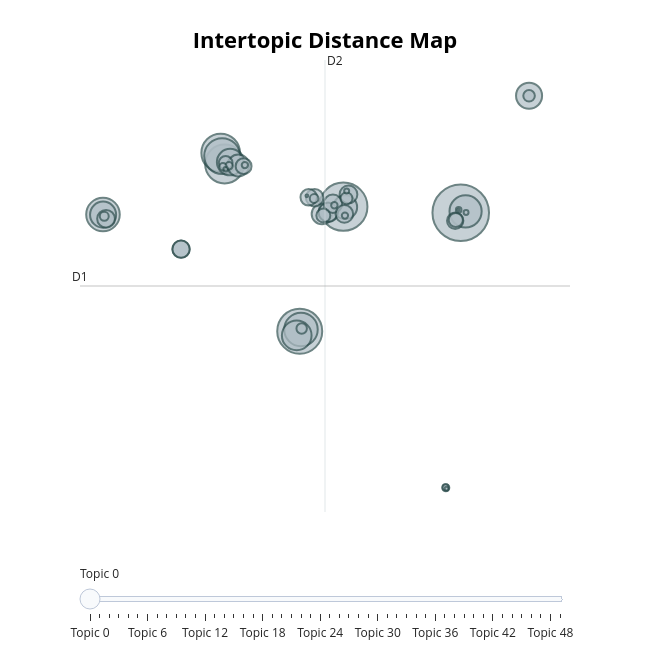

Write notebook code for a chart like this one.
### Code cell
topic_model_KMean = TopicModelEvaluatorBERTopic(settings.BERTOPIC_CONFIG_KMeans)
topics_KMean, probs_hdbscan = topic_model_KMean.evaluate(docs)
#topic_model_KMeans.get_topic_info()
#topic_model_KMeans.get_topics().keys()
#print(diversity(print(diversity(topic_model_KMean))))
topic_model_KMean.model.visualize_topics()
#topic_model_KMeans.visualize_barchart()

### Figure 1 — Plotly figure (JSON) as saved in the notebook; plotly's stock layout.template omitted (floating-point values rounded to 4 significant figures; data arrays with more than 128 entries replaced by an {"elided": "..."} marker saying what was removed)
{"data": [{"customdata": {"elided": "50x3 mixed values"}, "hovertemplate": "<b>Topic %{customdata[0]}</b><br>%{customdata[1]}<br>Size: %{customdata[2]}", "legendgroup": "", "marker": {"color": "#B0BEC5", "line": {"color": "DarkSlateGrey", "width": 2}, "size": [15471, 11253, 9793, 7332, 7203, 6207, 5448, 5426, 5009, 4251, 3391, 3289, 3280, 2752, 2297, 2068, 1761, 1755, 1656, 1530, 1527, 1502, 1472, 1442, 1433, 1320, 1293, 1222, 971, 942, 904, 694, 646, 528, 388, 373, 275, 265, 237, 200, 193, 192, 185, 149, 122, 117, 101, 74, 38, 23], "sizemode": "area", "sizeref": 9.669, "symbol": "circle"}, "mode": "markers", "name": "", "orientation": "v", "showlegend": false, "type": "scatter", "x": [17.31, 7.373, 3.684, -2.674, -3.007, -2.884, -12.97, 3.789, 17.72, 3.429, -2.207, -12.96, 23.09, 7.532, -1.513, 5.569, 6.106, 6.08, 6.491, -12.71, 7.809, 7.459, 4.944, -6.361, -6.361, 4.446, 16.84, -1.068, 16.89, 5.681, -2.583, 7.638, 23.09, 3.848, -12.86, 4.907, -2.302, -2.816, 16.05, 6.615, 7.512, -0.9629, 16.03, 17.14, 7.656, 17.76, -2.581, 16.11, 4.287, 17.11], "xaxis": "x", "y": [7.375, 7.741, 0.1796, 10.33, 11.0, 10.81, 7.265, 0.2846, 7.457, -0.07373, 10.45, 7.257, 14.47, 7.71, 10.24, 7.301, 7.382, 7.408, 7.917, 7.006, 8.484, 7.301, 8.284, 5.161, 5.161, 8.308, 6.883, 10.2, 6.931, 7.21, 10.4, 8.243, 14.47, 0.3437, 7.157, 8.237, 10.22, 10.17, -9.322, 7.83, 7.198, 10.27, -9.301, 7.546, 8.692, 7.386, 10.01, -9.388, 8.4, 7.543], "yaxis": "y"}], "layout": {"annotations": [{"showarrow": false, "text": "D1", "x": -14.91, "y": 2.925, "yshift": 10}, {"showarrow": false, "text": "D2", "x": 5.822, "xshift": 10, "y": 16.65}], "height": 650, "hoverlabel": {"bgcolor": "white", "font": {"family": "Rockwell", "size": 16}}, "legend": {"itemsizing": "constant", "tracegroupgap": 0}, "margin": {"t": 60}, "shapes": [{"line": {"color": "#CFD8DC", "width": 2}, "type": "line", "x0": 5.822, "x1": 5.822, "y0": -10.8, "y1": 16.65}, {"line": {"color": "#9E9E9E", "width": 2}, "type": "line", "x0": -14.91, "x1": 26.56, "y0": 2.925, "y1": 2.925}], "sliders": [{"active": 0, "pad": {"t": 50}, "steps": [{"args": [{"marker.color": [["red", "#B0BEC5", "#B0BEC5", "#B0BEC5", "#B0BEC5", "#B0BEC5", "#B0BEC5", "#B0BEC5", "#B0BEC5", "#B0BEC5", "#B0BEC5", "#B0BEC5", "#B0BEC5", "#B0BEC5", "#B0BEC5", "#B0BEC5", "#B0BEC5", "#B0BEC5", "#B0BEC5", "#B0BEC5", "#B0BEC5", "#B0BEC5", "#B0BEC5", "#B0BEC5", "#B0BEC5", "#B0BEC5", "#B0BEC5", "#B0BEC5", "#B0BEC5", "#B0BEC5", "#B0BEC5", "#B0BEC5", "#B0BEC5", "#B0BEC5", "#B0BEC5", "#B0BEC5", "#B0BEC5", "#B0BEC5", "#B0BEC5", "#B0BEC5", "#B0BEC5", "#B0BEC5", "#B0BEC5", "#B0BEC5", "#B0BEC5", "#B0BEC5", "#B0BEC5", "#B0BEC5", "#B0BEC5", "#B0BEC5"]]}], "label": "Topic 0", "method": "update"}, {"args": [{"marker.color": [["#B0BEC5", "red", "#B0BEC5", "#B0BEC5", "#B0BEC5", "#B0BEC5", "#B0BEC5", "#B0BEC5", "#B0BEC5", "#B0BEC5", "#B0BEC5", "#B0BEC5", "#B0BEC5", "#B0BEC5", "#B0BEC5", "#B0BEC5", "#B0BEC5", "#B0BEC5", "#B0BEC5", "#B0BEC5", "#B0BEC5", "#B0BEC5", "#B0BEC5", "#B0BEC5", "#B0BEC5", "#B0BEC5", "#B0BEC5", "#B0BEC5", "#B0BEC5", "#B0BEC5", "#B0BEC5", "#B0BEC5", "#B0BEC5", "#B0BEC5", "#B0BEC5", "#B0BEC5", "#B0BEC5", "#B0BEC5", "#B0BEC5", "#B0BEC5", "#B0BEC5", "#B0BEC5", "#B0BEC5", "#B0BEC5", "#B0BEC5", "#B0BEC5", "#B0BEC5", "#B0BEC5", "#B0BEC5", "#B0BEC5"]]}], "label": "Topic 1", "method": "update"}, {"args": [{"marker.color": [["#B0BEC5", "#B0BEC5", "red", "#B0BEC5", "#B0BEC5", "#B0BEC5", "#B0BEC5", "#B0BEC5", "#B0BEC5", "#B0BEC5", "#B0BEC5", "#B0BEC5", "#B0BEC5", "#B0BEC5", "#B0BEC5", "#B0BEC5", "#B0BEC5", "#B0BEC5", "#B0BEC5", "#B0BEC5", "#B0BEC5", "#B0BEC5", "#B0BEC5", "#B0BEC5", "#B0BEC5", "#B0BEC5", "#B0BEC5", "#B0BEC5", "#B0BEC5", "#B0BEC5", "#B0BEC5", "#B0BEC5", "#B0BEC5", "#B0BEC5", "#B0BEC5", "#B0BEC5", "#B0BEC5", "#B0BEC5", "#B0BEC5", "#B0BEC5", "#B0BEC5", "#B0BEC5", "#B0BEC5", "#B0BEC5", "#B0BEC5", "#B0BEC5", "#B0BEC5", "#B0BEC5", "#B0BEC5", "#B0BEC5"]]}], "label": "Topic 2", "method": "update"}, {"args": [{"marker.color": [["#B0BEC5", "#B0BEC5", "#B0BEC5", "red", "#B0BEC5", "#B0BEC5", "#B0BEC5", "#B0BEC5", "#B0BEC5", "#B0BEC5", "#B0BEC5", "#B0BEC5", "#B0BEC5", "#B0BEC5", "#B0BEC5", "#B0BEC5", "#B0BEC5", "#B0BEC5", "#B0BEC5", "#B0BEC5", "#B0BEC5", "#B0BEC5", "#B0BEC5", "#B0BEC5", "#B0BEC5", "#B0BEC5", "#B0BEC5", "#B0BEC5", "#B0BEC5", "#B0BEC5", "#B0BEC5", "#B0BEC5", "#B0BEC5", "#B0BEC5", "#B0BEC5", "#B0BEC5", "#B0BEC5", "#B0BEC5", "#B0BEC5", "#B0BEC5", "#B0BEC5", "#B0BEC5", "#B0BEC5", "#B0BEC5", "#B0BEC5", "#B0BEC5", "#B0BEC5", "#B0BEC5", "#B0BEC5", "#B0BEC5"]]}], "label": "Topic 3", "method": "update"}, {"args": [{"marker.color": [["#B0BEC5", "#B0BEC5", "#B0BEC5", "#B0BEC5", "red", "#B0BEC5", "#B0BEC5", "#B0BEC5", "#B0BEC5", "#B0BEC5", "#B0BEC5", "#B0BEC5", "#B0BEC5", "#B0BEC5", "#B0BEC5", "#B0BEC5", "#B0BEC5", "#B0BEC5", "#B0BEC5", "#B0BEC5", "#B0BEC5", "#B0BEC5", "#B0BEC5", "#B0BEC5", "#B0BEC5", "#B0BEC5", "#B0BEC5", "#B0BEC5", "#B0BEC5", "#B0BEC5", "#B0BEC5", "#B0BEC5", "#B0BEC5", "#B0BEC5", "#B0BEC5", "#B0BEC5", "#B0BEC5", "#B0BEC5", "#B0BEC5", "#B0BEC5", "#B0BEC5", "#B0BEC5", "#B0BEC5", "#B0BEC5", "#B0BEC5", "#B0BEC5", "#B0BEC5", "#B0BEC5", "#B0BEC5", "#B0BEC5"]]}], "label": "Topic 4", "method": "update"}, {"args": [{"marker.color": [["#B0BEC5", "#B0BEC5", "#B0BEC5", "#B0BEC5", "#B0BEC5", "red", "#B0BEC5", "#B0BEC5", "#B0BEC5", "#B0BEC5", "#B0BEC5", "#B0BEC5", "#B0BEC5", "#B0BEC5", "#B0BEC5", "#B0BEC5", "#B0BEC5", "#B0BEC5", "#B0BEC5", "#B0BEC5", "#B0BEC5", "#B0BEC5", "#B0BEC5", "#B0BEC5", "#B0BEC5", "#B0BEC5", "#B0BEC5", "#B0BEC5", "#B0BEC5", "#B0BEC5", "#B0BEC5", "#B0BEC5", "#B0BEC5", "#B0BEC5", "#B0BEC5", "#B0BEC5", "#B0BEC5", "#B0BEC5", "#B0BEC5", "#B0BEC5", "#B0BEC5", "#B0BEC5", "#B0BEC5", "#B0BEC5", "#B0BEC5", "#B0BEC5", "#B0BEC5", "#B0BEC5", "#B0BEC5", "#B0BEC5"]]}], "label": "Topic 5", "method": "update"}, {"args": [{"marker.color": [["#B0BEC5", "#B0BEC5", "#B0BEC5", "#B0BEC5", "#B0BEC5", "#B0BEC5", "red", "#B0BEC5", "#B0BEC5", "#B0BEC5", "#B0BEC5", "#B0BEC5", "#B0BEC5", "#B0BEC5", "#B0BEC5", "#B0BEC5", "#B0BEC5", "#B0BEC5", "#B0BEC5", "#B0BEC5", "#B0BEC5", "#B0BEC5", "#B0BEC5", "#B0BEC5", "#B0BEC5", "#B0BEC5", "#B0BEC5", "#B0BEC5", "#B0BEC5", "#B0BEC5", "#B0BEC5", "#B0BEC5", "#B0BEC5", "#B0BEC5", "#B0BEC5", "#B0BEC5", "#B0BEC5", "#B0BEC5", "#B0BEC5", "#B0BEC5", "#B0BEC5", "#B0BEC5", "#B0BEC5", "#B0BEC5", "#B0BEC5", "#B0BEC5", "#B0BEC5", "#B0BEC5", "#B0BEC5", "#B0BEC5"]]}], "label": "Topic 6", "method": "update"}, {"args": [{"marker.color": [["#B0BEC5", "#B0BEC5", "#B0BEC5", "#B0BEC5", "#B0BEC5", "#B0BEC5", "#B0BEC5", "red", "#B0BEC5", "#B0BEC5", "#B0BEC5", "#B0BEC5", "#B0BEC5", "#B0BEC5", "#B0BEC5", "#B0BEC5", "#B0BEC5", "#B0BEC5", "#B0BEC5", "#B0BEC5", "#B0BEC5", "#B0BEC5", "#B0BEC5", "#B0BEC5", "#B0BEC5", "#B0BEC5", "#B0BEC5", "#B0BEC5", "#B0BEC5", "#B0BEC5", "#B0BEC5", "#B0BEC5", "#B0BEC5", "#B0BEC5", "#B0BEC5", "#B0BEC5", "#B0BEC5", "#B0BEC5", "#B0BEC5", "#B0BEC5", "#B0BEC5", "#B0BEC5", "#B0BEC5", "#B0BEC5", "#B0BEC5", "#B0BEC5", "#B0BEC5", "#B0BEC5", "#B0BEC5", "#B0BEC5"]]}], "label": "Topic 7", "method": "update"}, {"args": [{"marker.color": [["#B0BEC5", "#B0BEC5", "#B0BEC5", "#B0BEC5", "#B0BEC5", "#B0BEC5", "#B0BEC5", "#B0BEC5", "red", "#B0BEC5", "#B0BEC5", "#B0BEC5", "#B0BEC5", "#B0BEC5", "#B0BEC5", "#B0BEC5", "#B0BEC5", "#B0BEC5", "#B0BEC5", "#B0BEC5", "#B0BEC5", "#B0BEC5", "#B0BEC5", "#B0BEC5", "#B0BEC5", "#B0BEC5", "#B0BEC5", "#B0BEC5", "#B0BEC5", "#B0BEC5", "#B0BEC5", "#B0BEC5", "#B0BEC5", "#B0BEC5", "#B0BEC5", "#B0BEC5", "#B0BEC5", "#B0BEC5", "#B0BEC5", "#B0BEC5", "#B0BEC5", "#B0BEC5", "#B0BEC5", "#B0BEC5", "#B0BEC5", "#B0BEC5", "#B0BEC5", "#B0BEC5", "#B0BEC5", "#B0BEC5"]]}], "label": "Topic 8", "method": "update"}, {"args": [{"marker.color": [["#B0BEC5", "#B0BEC5", "#B0BEC5", "#B0BEC5", "#B0BEC5", "#B0BEC5", "#B0BEC5", "#B0BEC5", "#B0BEC5", "red", "#B0BEC5", "#B0BEC5", "#B0BEC5", "#B0BEC5", "#B0BEC5", "#B0BEC5", "#B0BEC5", "#B0BEC5", "#B0BEC5", "#B0BEC5", "#B0BEC5", "#B0BEC5", "#B0BEC5", "#B0BEC5", "#B0BEC5", "#B0BEC5", "#B0BEC5", "#B0BEC5", "#B0BEC5", "#B0BEC5", "#B0BEC5", "#B0BEC5", "#B0BEC5", "#B0BEC5", "#B0BEC5", "#B0BEC5", "#B0BEC5", "#B0BEC5", "#B0BEC5", "#B0BEC5", "#B0BEC5", "#B0BEC5", "#B0BEC5", "#B0BEC5", "#B0BEC5", "#B0BEC5", "#B0BEC5", "#B0BEC5", "#B0BEC5", "#B0BEC5"]]}], "label": "Topic 9", "method": "update"}, {"args": [{"marker.color": [["#B0BEC5", "#B0BEC5", "#B0BEC5", "#B0BEC5", "#B0BEC5", "#B0BEC5", "#B0BEC5", "#B0BEC5", "#B0BEC5", "#B0BEC5", "red", "#B0BEC5", "#B0BEC5", "#B0BEC5", "#B0BEC5", "#B0BEC5", "#B0BEC5", "#B0BEC5", "#B0BEC5", "#B0BEC5", "#B0BEC5", "#B0BEC5", "#B0BEC5", "#B0BEC5", "#B0BEC5", "#B0BEC5", "#B0BEC5", "#B0BEC5", "#B0BEC5", "#B0BEC5", "#B0BEC5", "#B0BEC5", "#B0BEC5", "#B0BEC5", "#B0BEC5", "#B0BEC5", "#B0BEC5", "#B0BEC5", "#B0BEC5", "#B0BEC5", "#B0BEC5", "#B0BEC5", "#B0BEC5", "#B0BEC5", "#B0BEC5", "#B0BEC5", "#B0BEC5", "#B0BEC5", "#B0BEC5", "#B0BEC5"]]}], "label": "Topic 10", "method": "update"}, {"args": [{"marker.color": [["#B0BEC5", "#B0BEC5", "#B0BEC5", "#B0BEC5", "#B0BEC5", "#B0BEC5", "#B0BEC5", "#B0BEC5", "#B0BEC5", "#B0BEC5", "#B0BEC5", "red", "#B0BEC5", "#B0BEC5", "#B0BEC5", "#B0BEC5", "#B0BEC5", "#B0BEC5", "#B0BEC5", "#B0BEC5", "#B0BEC5", "#B0BEC5", "#B0BEC5", "#B0BEC5", "#B0BEC5", "#B0BEC5", "#B0BEC5", "#B0BEC5", "#B0BEC5", "#B0BEC5", "#B0BEC5", "#B0BEC5", "#B0BEC5", "#B0BEC5", "#B0BEC5", "#B0BEC5", "#B0BEC5", "#B0BEC5", "#B0BEC5", "#B0BEC5", "#B0BEC5", "#B0BEC5", "#B0BEC5", "#B0BEC5", "#B0BEC5", "#B0BEC5", "#B0BEC5", "#B0BEC5", "#B0BEC5", "#B0BEC5"]]}], "label": "Topic 11", "method": "update"}, {"args": [{"marker.color": [["#B0BEC5", "#B0BEC5", "#B0BEC5", "#B0BEC5", "#B0BEC5", "#B0BEC5", "#B0BEC5", "#B0BEC5", "#B0BEC5", "#B0BEC5", "#B0BEC5", "#B0BEC5", "red", "#B0BEC5", "#B0BEC5", "#B0BEC5", "#B0BEC5", "#B0BEC5", "#B0BEC5", "#B0BEC5", "#B0BEC5", "#B0BEC5", "#B0BEC5", "#B0BEC5", "#B0BEC5", "#B0BEC5", "#B0BEC5", "#B0BEC5", "#B0BEC5", "#B0BEC5", "#B0BEC5", "#B0BEC5", "#B0BEC5", "#B0BEC5", "#B0BEC5", "#B0BEC5", "#B0BEC5", "#B0BEC5", "#B0BEC5", "#B0BEC5", "#B0BEC5", "#B0BEC5", "#B0BEC5", "#B0BEC5", "#B0BEC5", "#B0BEC5", "#B0BEC5", "#B0BEC5", "#B0BEC5", "#B0BEC5"]]}], "label": "Topic 12", "method": "update"}, {"args": [{"marker.color": [["#B0BEC5", "#B0BEC5", "#B0BEC5", "#B0BEC5", "#B0BEC5", "#B0BEC5", "#B0BEC5", "#B0BEC5", "#B0BEC5", "#B0BEC5", "#B0BEC5", "#B0BEC5", "#B0BEC5", "red", "#B0BEC5", "#B0BEC5", "#B0BEC5", "#B0BEC5", "#B0BEC5", "#B0BEC5", "#B0BEC5", "#B0BEC5", "#B0BEC5", "#B0BEC5", "#B0BEC5", "#B0BEC5", "#B0BEC5", "#B0BEC5", "#B0BEC5", "#B0BEC5", "#B0BEC5", "#B0BEC5", "#B0BEC5", "#B0BEC5", "#B0BEC5", "#B0BEC5", "#B0BEC5", "#B0BEC5", "#B0BEC5", "#B0BEC5", "#B0BEC5", "#B0BEC5", "#B0BEC5", "#B0BEC5", "#B0BEC5", "#B0BEC5", "#B0BEC5", "#B0BEC5", "#B0BEC5", "#B0BEC5"]]}], "label": "Topic 13", "method": "update"}, {"args": [{"marker.color": [["#B0BEC5", "#B0BEC5", "#B0BEC5", "#B0BEC5", "#B0BEC5", "#B0BEC5", "#B0BEC5", "#B0BEC5", "#B0BEC5", "#B0BEC5", "#B0BEC5", "#B0BEC5", "#B0BEC5", "#B0BEC5", "red", "#B0BEC5", "#B0BEC5", "#B0BEC5", "#B0BEC5", "#B0BEC5", "#B0BEC5", "#B0BEC5", "#B0BEC5", "#B0BEC5", "#B0BEC5", "#B0BEC5", "#B0BEC5", "#B0BEC5", "#B0BEC5", "#B0BEC5", "#B0BEC5", "#B0BEC5", "#B0BEC5", "#B0BEC5", "#B0BEC5", "#B0BEC5", "#B0BEC5", "#B0BEC5", "#B0BEC5", "#B0BEC5", "#B0BEC5", "#B0BEC5", "#B0BEC5", "#B0BEC5", "#B0BEC5", "#B0BEC5", "#B0BEC5", "#B0BEC5", "#B0BEC5", "#B0BEC5"]]}], "label": "Topic 14", "method": "update"}, {"args": [{"marker.color": [["#B0BEC5", "#B0BEC5", "#B0BEC5", "#B0BEC5", "#B0BEC5", "#B0BEC5", "#B0BEC5", "#B0BEC5", "#B0BEC5", "#B0BEC5", "#B0BEC5", "#B0BEC5", "#B0BEC5", "#B0BEC5", "#B0BEC5", "red", "#B0BEC5", "#B0BEC5", "#B0BEC5", "#B0BEC5", "#B0BEC5", "#B0BEC5", "#B0BEC5", "#B0BEC5", "#B0BEC5", "#B0BEC5", "#B0BEC5", "#B0BEC5", "#B0BEC5", "#B0BEC5", "#B0BEC5", "#B0BEC5", "#B0BEC5", "#B0BEC5", "#B0BEC5", "#B0BEC5", "#B0BEC5", "#B0BEC5", "#B0BEC5", "#B0BEC5", "#B0BEC5", "#B0BEC5", "#B0BEC5", "#B0BEC5", "#B0BEC5", "#B0BEC5", "#B0BEC5", "#B0BEC5", "#B0BEC5", "#B0BEC5"]]}], "label": "Topic 15", "method": "update"}, {"args": [{"marker.color": [["#B0BEC5", "#B0BEC5", "#B0BEC5", "#B0BEC5", "#B0BEC5", "#B0BEC5", "#B0BEC5", "#B0BEC5", "#B0BEC5", "#B0BEC5", "#B0BEC5", "#B0BEC5", "#B0BEC5", "#B0BEC5", "#B0BEC5", "#B0BEC5", "red", "#B0BEC5", "#B0BEC5", "#B0BEC5", "#B0BEC5", "#B0BEC5", "#B0BEC5", "#B0BEC5", "#B0BEC5", "#B0BEC5", "#B0BEC5", "#B0BEC5", "#B0BEC5", "#B0BEC5", "#B0BEC5", "#B0BEC5", "#B0BEC5", "#B0BEC5", "#B0BEC5", "#B0BEC5", "#B0BEC5", "#B0BEC5", "#B0BEC5", "#B0BEC5", "#B0BEC5", "#B0BEC5", "#B0BEC5", "#B0BEC5", "#B0BEC5", "#B0BEC5", "#B0BEC5", "#B0BEC5", "#B0BEC5", "#B0BEC5"]]}], "label": "Topic 16", "method": "update"}, {"args": [{"marker.color": [["#B0BEC5", "#B0BEC5", "#B0BEC5", "#B0BEC5", "#B0BEC5", "#B0BEC5", "#B0BEC5", "#B0BEC5", "#B0BEC5", "#B0BEC5", "#B0BEC5", "#B0BEC5", "#B0BEC5", "#B0BEC5", "#B0BEC5", "#B0BEC5", "#B0BEC5", "red", "#B0BEC5", "#B0BEC5", "#B0BEC5", "#B0BEC5", "#B0BEC5", "#B0BEC5", "#B0BEC5", "#B0BEC5", "#B0BEC5", "#B0BEC5", "#B0BEC5", "#B0BEC5", "#B0BEC5", "#B0BEC5", "#B0BEC5", "#B0BEC5", "#B0BEC5", "#B0BEC5", "#B0BEC5", "#B0BEC5", "#B0BEC5", "#B0BEC5", "#B0BEC5", "#B0BEC5", "#B0BEC5", "#B0BEC5", "#B0BEC5", "#B0BEC5", "#B0BEC5", "#B0BEC5", "#B0BEC5", "#B0BEC5"]]}], "label": "Topic 17", "method": "update"}, {"args": [{"marker.color": [["#B0BEC5", "#B0BEC5", "#B0BEC5", "#B0BEC5", "#B0BEC5", "#B0BEC5", "#B0BEC5", "#B0BEC5", "#B0BEC5", "#B0BEC5", "#B0BEC5", "#B0BEC5", "#B0BEC5", "#B0BEC5", "#B0BEC5", "#B0BEC5", "#B0BEC5", "#B0BEC5", "red", "#B0BEC5", "#B0BEC5", "#B0BEC5", "#B0BEC5", "#B0BEC5", "#B0BEC5", "#B0BEC5", "#B0BEC5", "#B0BEC5", "#B0BEC5", "#B0BEC5", "#B0BEC5", "#B0BEC5", "#B0BEC5", "#B0BEC5", "#B0BEC5", "#B0BEC5", "#B0BEC5", "#B0BEC5", "#B0BEC5", "#B0BEC5", "#B0BEC5", "#B0BEC5", "#B0BEC5", "#B0BEC5", "#B0BEC5", "#B0BEC5", "#B0BEC5", "#B0BEC5", "#B0BEC5", "#B0BEC5"]]}], "label": "Topic 18", "method": "update"}, {"args": [{"marker.color": [["#B0BEC5", "#B0BEC5", "#B0BEC5", "#B0BEC5", "#B0BEC5", "#B0BEC5", "#B0BEC5", "#B0BEC5", "#B0BEC5", "#B0BEC5", "#B0BEC5", "#B0BEC5", "#B0BEC5", "#B0BEC5", "#B0BEC5", "#B0BEC5", "#B0BEC5", "#B0BEC5", "#B0BEC5", "red", "#B0BEC5", "#B0BEC5", "#B0BEC5", "#B0BEC5", "#B0BEC5", "#B0BEC5", "#B0BEC5", "#B0BEC5", "#B0BEC5", "#B0BEC5", "#B0BEC5", "#B0BEC5", "#B0BEC5", "#B0BEC5", "#B0BEC5", "#B0BEC5", "#B0BEC5", "#B0BEC5", "#B0BEC5", "#B0BEC5", "#B0BEC5", "#B0BEC5", "#B0BEC5", "#B0BEC5", "#B0BEC5", "#B0BEC5", "#B0BEC5", "#B0BEC5", "#B0BEC5", "#B0BEC5"]]}], "label": "Topic 19", "method": "update"}, {"args": [{"marker.color": [["#B0BEC5", "#B0BEC5", "#B0BEC5", "#B0BEC5", "#B0BEC5", "#B0BEC5", "#B0BEC5", "#B0BEC5", "#B0BEC5", "#B0BEC5", "#B0BEC5", "#B0BEC5", "#B0BEC5", "#B0BEC5", "#B0BEC5", "#B0BEC5", "#B0BEC5", "#B0BEC5", "#B0BEC5", "#B0BEC5", "red", "#B0BEC5", "#B0BEC5", "#B0BEC5", "#B0BEC5", "#B0BEC5", "#B0BEC5", "#B0BEC5", "#B0BEC5", "#B0BEC5", "#B0BEC5", "#B0BEC5", "#B0BEC5", "#B0BEC5", "#B0BEC5", "#B0BEC5", "#B0BEC5", "#B0BEC5", "#B0BEC5", "#B0BEC5", "#B0BEC5", "#B0BEC5", "#B0BEC5", "#B0BEC5", "#B0BEC5", "#B0BEC5", "#B0BEC5", "#B0BEC5", "#B0BEC5", "#B0BEC5"]]}], "label": "Topic 20", "method": "update"}, {"args": [{"marker.color": [["#B0BEC5", "#B0BEC5", "#B0BEC5", "#B0BEC5", "#B0BEC5", "#B0BEC5", "#B0BEC5", "#B0BEC5", "#B0BEC5", "#B0BEC5", "#B0BEC5", "#B0BEC5", "#B0BEC5", "#B0BEC5", "#B0BEC5", "#B0BEC5", "#B0BEC5", "#B0BEC5", "#B0BEC5", "#B0BEC5", "#B0BEC5", "red", "#B0BEC5", "#B0BEC5", "#B0BEC5", "#B0BEC5", "#B0BEC5", "#B0BEC5", "#B0BEC5", "#B0BEC5", "#B0BEC5", "#B0BEC5", "#B0BEC5", "#B0BEC5", "#B0BEC5", "#B0BEC5", "#B0BEC5", "#B0BEC5", "#B0BEC5", "#B0BEC5", "#B0BEC5", "#B0BEC5", "#B0BEC5", "#B0BEC5", "#B0BEC5", "#B0BEC5", "#B0BEC5", "#B0BEC5", "#B0BEC5", "#B0BEC5"]]}], "label": "Topic 21", "method": "update"}, {"args": [{"marker.color": [["#B0BEC5", "#B0BEC5", "#B0BEC5", "#B0BEC5", "#B0BEC5", "#B0BEC5", "#B0BEC5", "#B0BEC5", "#B0BEC5", "#B0BEC5", "#B0BEC5", "#B0BEC5", "#B0BEC5", "#B0BEC5", "#B0BEC5", "#B0BEC5", "#B0BEC5", "#B0BEC5", "#B0BEC5", "#B0BEC5", "#B0BEC5", "#B0BEC5", "red", "#B0BEC5", "#B0BEC5", "#B0BEC5", "#B0BEC5", "#B0BEC5", "#B0BEC5", "#B0BEC5", "#B0BEC5", "#B0BEC5", "#B0BEC5", "#B0BEC5", "#B0BEC5", "#B0BEC5", "#B0BEC5", "#B0BEC5", "#B0BEC5", "#B0BEC5", "#B0BEC5", "#B0BEC5", "#B0BEC5", "#B0BEC5", "#B0BEC5", "#B0BEC5", "#B0BEC5", "#B0BEC5", "#B0BEC5", "#B0BEC5"]]}], "label": "Topic 22", "method": "update"}, {"args": [{"marker.color": [["#B0BEC5", "#B0BEC5", "#B0BEC5", "#B0BEC5", "#B0BEC5", "#B0BEC5", "#B0BEC5", "#B0BEC5", "#B0BEC5", "#B0BEC5", "#B0BEC5", "#B0BEC5", "#B0BEC5", "#B0BEC5", "#B0BEC5", "#B0BEC5", "#B0BEC5", "#B0BEC5", "#B0BEC5", "#B0BEC5", "#B0BEC5", "#B0BEC5", "#B0BEC5", "red", "#B0BEC5", "#B0BEC5", "#B0BEC5", "#B0BEC5", "#B0BEC5", "#B0BEC5", "#B0BEC5", "#B0BEC5", "#B0BEC5", "#B0BEC5", "#B0BEC5", "#B0BEC5", "#B0BEC5", "#B0BEC5", "#B0BEC5", "#B0BEC5", "#B0BEC5", "#B0BEC5", "#B0BEC5", "#B0BEC5", "#B0BEC5", "#B0BEC5", "#B0BEC5", "#B0BEC5", "#B0BEC5", "#B0BEC5"]]}], "label": "Topic 23", "method": "update"}, {"args": [{"marker.color": [["#B0BEC5", "#B0BEC5", "#B0BEC5", "#B0BEC5", "#B0BEC5", "#B0BEC5", "#B0BEC5", "#B0BEC5", "#B0BEC5", "#B0BEC5", "#B0BEC5", "#B0BEC5", "#B0BEC5", "#B0BEC5", "#B0BEC5", "#B0BEC5", "#B0BEC5", "#B0BEC5", "#B0BEC5", "#B0BEC5", "#B0BEC5", "#B0BEC5", "#B0BEC5", "#B0BEC5", "red", "#B0BEC5", "#B0BEC5", "#B0BEC5", "#B0BEC5", "#B0BEC5", "#B0BEC5", "#B0BEC5", "#B0BEC5", "#B0BEC5", "#B0BEC5", "#B0BEC5", "#B0BEC5", "#B0BEC5", "#B0BEC5", "#B0BEC5", "#B0BEC5", "#B0BEC5", "#B0BEC5", "#B0BEC5", "#B0BEC5", "#B0BEC5", "#B0BEC5", "#B0BEC5", "#B0BEC5", "#B0BEC5"]]}], "label": "Topic 24", "method": "update"}, {"args": [{"marker.color": [["#B0BEC5", "#B0BEC5", "#B0BEC5", "#B0BEC5", "#B0BEC5", "#B0BEC5", "#B0BEC5", "#B0BEC5", "#B0BEC5", "#B0BEC5", "#B0BEC5", "#B0BEC5", "#B0BEC5", "#B0BEC5", "#B0BEC5", "#B0BEC5", "#B0BEC5", "#B0BEC5", "#B0BEC5", "#B0BEC5", "#B0BEC5", "#B0BEC5", "#B0BEC5", "#B0BEC5", "#B0BEC5", "red", "#B0BEC5", "#B0BEC5", "#B0BEC5", "#B0BEC5", "#B0BEC5", "#B0BEC5", "#B0BEC5", "#B0BEC5", "#B0BEC5", "#B0BEC5", "#B0BEC5", "#B0BEC5", "#B0BEC5", "#B0BEC5", "#B0BEC5", "#B0BEC5", "#B0BEC5", "#B0BEC5", "#B0BEC5", "#B0BEC5", "#B0BEC5", "#B0BEC5", "#B0BEC5", "#B0BEC5"]]}], "label": "Topic 25", "method": "update"}, {"args": [{"marker.color": [["#B0BEC5", "#B0BEC5", "#B0BEC5", "#B0BEC5", "#B0BEC5", "#B0BEC5", "#B0BEC5", "#B0BEC5", "#B0BEC5", "#B0BEC5", "#B0BEC5", "#B0BEC5", "#B0BEC5", "#B0BEC5", "#B0BEC5", "#B0BEC5", "#B0BEC5", "#B0BEC5", "#B0BEC5", "#B0BEC5", "#B0BEC5", "#B0BEC5", "#B0BEC5", "#B0BEC5", "#B0BEC5", "#B0BEC5", "red", "#B0BEC5", "#B0BEC5", "#B0BEC5", "#B0BEC5", "#B0BEC5", "#B0BEC5", "#B0BEC5", "#B0BEC5", "#B0BEC5", "#B0BEC5", "#B0BEC5", "#B0BEC5", "#B0BEC5", "#B0BEC5", "#B0BEC5", "#B0BEC5", "#B0BEC5", "#B0BEC5", "#B0BEC5", "#B0BEC5", "#B0BEC5", "#B0BEC5", "#B0BEC5"]]}], "label": "Topic 26", "method": "update"}, {"args": [{"marker.color": [["#B0BEC5", "#B0BEC5", "#B0BEC5", "#B0BEC5", "#B0BEC5", "#B0BEC5", "#B0BEC5", "#B0BEC5", "#B0BEC5", "#B0BEC5", "#B0BEC5", "#B0BEC5", "#B0BEC5", "#B0BEC5", "#B0BEC5", "#B0BEC5", "#B0BEC5", "#B0BEC5", "#B0BEC5", "#B0BEC5", "#B0BEC5", "#B0BEC5", "#B0BEC5", "#B0BEC5", "#B0BEC5", "#B0BEC5", "#B0BEC5", "red", "#B0BEC5", "#B0BEC5", "#B0BEC5", "#B0BEC5", "#B0BEC5", "#B0BEC5", "#B0BEC5", "#B0BEC5", "#B0BEC5", "#B0BEC5", "#B0BEC5", "#B0BEC5", "#B0BEC5", "#B0BEC5", "#B0BEC5", "#B0BEC5", "#B0BEC5", "#B0BEC5", "#B0BEC5", "#B0BEC5", "#B0BEC5", "#B0BEC5"]]}], "label": "Topic 27", "method": "update"}, {"args": [{"marker.color": [["#B0BEC5", "#B0BEC5", "#B0BEC5", "#B0BEC5", "#B0BEC5", "#B0BEC5", "#B0BEC5", "#B0BEC5", "#B0BEC5", "#B0BEC5", "#B0BEC5", "#B0BEC5", "#B0BEC5", "#B0BEC5", "#B0BEC5", "#B0BEC5", "#B0BEC5", "#B0BEC5", "#B0BEC5", "#B0BEC5", "#B0BEC5", "#B0BEC5", "#B0BEC5", "#B0BEC5", "#B0BEC5", "#B0BEC5", "#B0BEC5", "#B0BEC5", "red", "#B0BEC5", "#B0BEC5", "#B0BEC5", "#B0BEC5", "#B0BEC5", "#B0BEC5", "#B0BEC5", "#B0BEC5", "#B0BEC5", "#B0BEC5", "#B0BEC5", "#B0BEC5", "#B0BEC5", "#B0BEC5", "#B0BEC5", "#B0BEC5", "#B0BEC5", "#B0BEC5", "#B0BEC5", "#B0BEC5", "#B0BEC5"]]}], "label": "Topic 28", "method": "update"}, {"args": [{"marker.color": [["#B0BEC5", "#B0BEC5", "#B0BEC5", "#B0BEC5", "#B0BEC5", "#B0BEC5", "#B0BEC5", "#B0BEC5", "#B0BEC5", "#B0BEC5", "#B0BEC5", "#B0BEC5", "#B0BEC5", "#B0BEC5", "#B0BEC5", "#B0BEC5", "#B0BEC5", "#B0BEC5", "#B0BEC5", "#B0BEC5", "#B0BEC5", "#B0BEC5", "#B0BEC5", "#B0BEC5", "#B0BEC5", "#B0BEC5", "#B0BEC5", "#B0BEC5", "#B0BEC5", "red", "#B0BEC5", "#B0BEC5", "#B0BEC5", "#B0BEC5", "#B0BEC5", "#B0BEC5", "#B0BEC5", "#B0BEC5", "#B0BEC5", "#B0BEC5", "#B0BEC5", "#B0BEC5", "#B0BEC5", "#B0BEC5", "#B0BEC5", "#B0BEC5", "#B0BEC5", "#B0BEC5", "#B0BEC5", "#B0BEC5"]]}], "label": "Topic 29", "method": "update"}, {"args": [{"marker.color": [["#B0BEC5", "#B0BEC5", "#B0BEC5", "#B0BEC5", "#B0BEC5", "#B0BEC5", "#B0BEC5", "#B0BEC5", "#B0BEC5", "#B0BEC5", "#B0BEC5", "#B0BEC5", "#B0BEC5", "#B0BEC5", "#B0BEC5", "#B0BEC5", "#B0BEC5", "#B0BEC5", "#B0BEC5", "#B0BEC5", "#B0BEC5", "#B0BEC5", "#B0BEC5", "#B0BEC5", "#B0BEC5", "#B0BEC5", "#B0BEC5", "#B0BEC5", "#B0BEC5", "#B0BEC5", "red", "#B0BEC5", "#B0BEC5", "#B0BEC5", "#B0BEC5", "#B0BEC5", "#B0BEC5", "#B0BEC5", "#B0BEC5", "#B0BEC5", "#B0BEC5", "#B0BEC5", "#B0BEC5", "#B0BEC5", "#B0BEC5", "#B0BEC5", "#B0BEC5", "#B0BEC5", "#B0BEC5", "#B0BEC5"]]}], "label": "Topic 30", "method": "update"}, {"args": [{"marker.color": [["#B0BEC5", "#B0BEC5", "#B0BEC5", "#B0BEC5", "#B0BEC5", "#B0BEC5", "#B0BEC5", "#B0BEC5", "#B0BEC5", "#B0BEC5", "#B0BEC5", "#B0BEC5", "#B0BEC5", "#B0BEC5", "#B0BEC5", "#B0BEC5", "#B0BEC5", "#B0BEC5", "#B0BEC5", "#B0BEC5", "#B0BEC5", "#B0BEC5", "#B0BEC5", "#B0BEC5", "#B0BEC5", "#B0BEC5", "#B0BEC5", "#B0BEC5", "#B0BEC5", "#B0BEC5", "#B0BEC5", "red", "#B0BEC5", "#B0BEC5", "#B0BEC5", "#B0BEC5", "#B0BEC5", "#B0BEC5", "#B0BEC5", "#B0BEC5", "#B0BEC5", "#B0BEC5", "#B0BEC5", "#B0BEC5", "#B0BEC5", "#B0BEC5", "#B0BEC5", "#B0BEC5", "#B0BEC5", "#B0BEC5"]]}], "label": "Topic 31", "method": "update"}, {"args": [{"marker.color": [["#B0BEC5", "#B0BEC5", "#B0BEC5", "#B0BEC5", "#B0BEC5", "#B0BEC5", "#B0BEC5", "#B0BEC5", "#B0BEC5", "#B0BEC5", "#B0BEC5", "#B0BEC5", "#B0BEC5", "#B0BEC5", "#B0BEC5", "#B0BEC5", "#B0BEC5", "#B0BEC5", "#B0BEC5", "#B0BEC5", "#B0BEC5", "#B0BEC5", "#B0BEC5", "#B0BEC5", "#B0BEC5", "#B0BEC5", "#B0BEC5", "#B0BEC5", "#B0BEC5", "#B0BEC5", "#B0BEC5", "#B0BEC5", "red", "#B0BEC5", "#B0BEC5", "#B0BEC5", "#B0BEC5", "#B0BEC5", "#B0BEC5", "#B0BEC5", "#B0BEC5", "#B0BEC5", "#B0BEC5", "#B0BEC5", "#B0BEC5", "#B0BEC5", "#B0BEC5", "#B0BEC5", "#B0BEC5", "#B0BEC5"]]}], "label": "Topic 32", "method": "update"}, {"args": [{"marker.color": [["#B0BEC5", "#B0BEC5", "#B0BEC5", "#B0BEC5", "#B0BEC5", "#B0BEC5", "#B0BEC5", "#B0BEC5", "#B0BEC5", "#B0BEC5", "#B0BEC5", "#B0BEC5", "#B0BEC5", "#B0BEC5", "#B0BEC5", "#B0BEC5", "#B0BEC5", "#B0BEC5", "#B0BEC5", "#B0BEC5", "#B0BEC5", "#B0BEC5", "#B0BEC5", "#B0BEC5", "#B0BEC5", "#B0BEC5", "#B0BEC5", "#B0BEC5", "#B0BEC5", "#B0BEC5", "#B0BEC5", "#B0BEC5", "#B0BEC5", "red", "#B0BEC5", "#B0BEC5", "#B0BEC5", "#B0BEC5", "#B0BEC5", "#B0BEC5", "#B0BEC5", "#B0BEC5", "#B0BEC5", "#B0BEC5", "#B0BEC5", "#B0BEC5", "#B0BEC5", "#B0BEC5", "#B0BEC5", "#B0BEC5"]]}], "label": "Topic 33", "method": "update"}, {"args": [{"marker.color": [["#B0BEC5", "#B0BEC5", "#B0BEC5", "#B0BEC5", "#B0BEC5", "#B0BEC5", "#B0BEC5", "#B0BEC5", "#B0BEC5", "#B0BEC5", "#B0BEC5", "#B0BEC5", "#B0BEC5", "#B0BEC5", "#B0BEC5", "#B0BEC5", "#B0BEC5", "#B0BEC5", "#B0BEC5", "#B0BEC5", "#B0BEC5", "#B0BEC5", "#B0BEC5", "#B0BEC5", "#B0BEC5", "#B0BEC5", "#B0BEC5", "#B0BEC5", "#B0BEC5", "#B0BEC5", "#B0BEC5", "#B0BEC5", "#B0BEC5", "#B0BEC5", "red", "#B0BEC5", "#B0BEC5", "#B0BEC5", "#B0BEC5", "#B0BEC5", "#B0BEC5", "#B0BEC5", "#B0BEC5", "#B0BEC5", "#B0BEC5", "#B0BEC5", "#B0BEC5", "#B0BEC5", "#B0BEC5", "#B0BEC5"]]}], "label": "Topic 34", "method": "update"}, {"args": [{"marker.color": [["#B0BEC5", "#B0BEC5", "#B0BEC5", "#B0BEC5", "#B0BEC5", "#B0BEC5", "#B0BEC5", "#B0BEC5", "#B0BEC5", "#B0BEC5", "#B0BEC5", "#B0BEC5", "#B0BEC5", "#B0BEC5", "#B0BEC5", "#B0BEC5", "#B0BEC5", "#B0BEC5", "#B0BEC5", "#B0BEC5", "#B0BEC5", "#B0BEC5", "#B0BEC5", "#B0BEC5", "#B0BEC5", "#B0BEC5", "#B0BEC5", "#B0BEC5", "#B0BEC5", "#B0BEC5", "#B0BEC5", "#B0BEC5", "#B0BEC5", "#B0BEC5", "#B0BEC5", "red", "#B0BEC5", "#B0BEC5", "#B0BEC5", "#B0BEC5", "#B0BEC5", "#B0BEC5", "#B0BEC5", "#B0BEC5", "#B0BEC5", "#B0BEC5", "#B0BEC5", "#B0BEC5", "#B0BEC5", "#B0BEC5"]]}], "label": "Topic 35", "method": "update"}, {"args": [{"marker.color": [["#B0BEC5", "#B0BEC5", "#B0BEC5", "#B0BEC5", "#B0BEC5", "#B0BEC5", "#B0BEC5", "#B0BEC5", "#B0BEC5", "#B0BEC5", "#B0BEC5", "#B0BEC5", "#B0BEC5", "#B0BEC5", "#B0BEC5", "#B0BEC5", "#B0BEC5", "#B0BEC5", "#B0BEC5", "#B0BEC5", "#B0BEC5", "#B0BEC5", "#B0BEC5", "#B0BEC5", "#B0BEC5", "#B0BEC5", "#B0BEC5", "#B0BEC5", "#B0BEC5", "#B0BEC5", "#B0BEC5", "#B0BEC5", "#B0BEC5", "#B0BEC5", "#B0BEC5", "#B0BEC5", "red", "#B0BEC5", "#B0BEC5", "#B0BEC5", "#B0BEC5", "#B0BEC5", "#B0BEC5", "#B0BEC5", "#B0BEC5", "#B0BEC5", "#B0BEC5", "#B0BEC5", "#B0BEC5", "#B0BEC5"]]}], "label": "Topic 36", "method": "update"}, {"args": [{"marker.color": [["#B0BEC5", "#B0BEC5", "#B0BEC5", "#B0BEC5", "#B0BEC5", "#B0BEC5", "#B0BEC5", "#B0BEC5", "#B0BEC5", "#B0BEC5", "#B0BEC5", "#B0BEC5", "#B0BEC5", "#B0BEC5", "#B0BEC5", "#B0BEC5", "#B0BEC5", "#B0BEC5", "#B0BEC5", "#B0BEC5", "#B0BEC5", "#B0BEC5", "#B0BEC5", "#B0BEC5", "#B0BEC5", "#B0BEC5", "#B0BEC5", "#B0BEC5", "#B0BEC5", "#B0BEC5", "#B0BEC5", "#B0BEC5", "#B0BEC5", "#B0BEC5", "#B0BEC5", "#B0BEC5", "#B0BEC5", "red", "#B0BEC5", "#B0BEC5", "#B0BEC5", "#B0BEC5", "#B0BEC5", "#B0BEC5", "#B0BEC5", "#B0BEC5", "#B0BEC5", "#B0BEC5", "#B0BEC5", "#B0BEC5"]]}], "label": "Topic 37", "method": "update"}, {"args": [{"marker.color": [["#B0BEC5", "#B0BEC5", "#B0BEC5", "#B0BEC5", "#B0BEC5", "#B0BEC5", "#B0BEC5", "#B0BEC5", "#B0BEC5", "#B0BEC5", "#B0BEC5", "#B0BEC5", "#B0BEC5", "#B0BEC5", "#B0BEC5", "#B0BEC5", "#B0BEC5", "#B0BEC5", "#B0BEC5", "#B0BEC5", "#B0BEC5", "#B0BEC5", "#B0BEC5", "#B0BEC5", "#B0BEC5", "#B0BEC5", "#B0BEC5", "#B0BEC5", "#B0BEC5", "#B0BEC5", "#B0BEC5", "#B0BEC5", "#B0BEC5", "#B0BEC5", "#B0BEC5", "#B0BEC5", "#B0BEC5", "#B0BEC5", "red", "#B0BEC5", "#B0BEC5", "#B0BEC5", "#B0BEC5", "#B0BEC5", "#B0BEC5", "#B0BEC5", "#B0BEC5", "#B0BEC5", "#B0BEC5", "#B0BEC5"]]}], "label": "Topic 38", "method": "update"}, {"args": [{"marker.color": [["#B0BEC5", "#B0BEC5", "#B0BEC5", "#B0BEC5", "#B0BEC5", "#B0BEC5", "#B0BEC5", "#B0BEC5", "#B0BEC5", "#B0BEC5", "#B0BEC5", "#B0BEC5", "#B0BEC5", "#B0BEC5", "#B0BEC5", "#B0BEC5", "#B0BEC5", "#B0BEC5", "#B0BEC5", "#B0BEC5", "#B0BEC5", "#B0BEC5", "#B0BEC5", "#B0BEC5", "#B0BEC5", "#B0BEC5", "#B0BEC5", "#B0BEC5", "#B0BEC5", "#B0BEC5", "#B0BEC5", "#B0BEC5", "#B0BEC5", "#B0BEC5", "#B0BEC5", "#B0BEC5", "#B0BEC5", "#B0BEC5", "#B0BEC5", "red", "#B0BEC5", "#B0BEC5", "#B0BEC5", "#B0BEC5", "#B0BEC5", "#B0BEC5", "#B0BEC5", "#B0BEC5", "#B0BEC5", "#B0BEC5"]]}], "label": "Topic 39", "method": "update"}, {"args": [{"marker.color": [["#B0BEC5", "#B0BEC5", "#B0BEC5", "#B0BEC5", "#B0BEC5", "#B0BEC5", "#B0BEC5", "#B0BEC5", "#B0BEC5", "#B0BEC5", "#B0BEC5", "#B0BEC5", "#B0BEC5", "#B0BEC5", "#B0BEC5", "#B0BEC5", "#B0BEC5", "#B0BEC5", "#B0BEC5", "#B0BEC5", "#B0BEC5", "#B0BEC5", "#B0BEC5", "#B0BEC5", "#B0BEC5", "#B0BEC5", "#B0BEC5", "#B0BEC5", "#B0BEC5", "#B0BEC5", "#B0BEC5", "#B0BEC5", "#B0BEC5", "#B0BEC5", "#B0BEC5", "#B0BEC5", "#B0BEC5", "#B0BEC5", "#B0BEC5", "#B0BEC5", "red", "#B0BEC5", "#B0BEC5", "#B0BEC5", "#B0BEC5", "#B0BEC5", "#B0BEC5", "#B0BEC5", "#B0BEC5", "#B0BEC5"]]}], "label": "Topic 40", "method": "update"}, {"args": [{"marker.color": [["#B0BEC5", "#B0BEC5", "#B0BEC5", "#B0BEC5", "#B0BEC5", "#B0BEC5", "#B0BEC5", "#B0BEC5", "#B0BEC5", "#B0BEC5", "#B0BEC5", "#B0BEC5", "#B0BEC5", "#B0BEC5", "#B0BEC5", "#B0BEC5", "#B0BEC5", "#B0BEC5", "#B0BEC5", "#B0BEC5", "#B0BEC5", "#B0BEC5", "#B0BEC5", "#B0BEC5", "#B0BEC5", "#B0BEC5", "#B0BEC5", "#B0BEC5", "#B0BEC5", "#B0BEC5", "#B0BEC5", "#B0BEC5", "#B0BEC5", "#B0BEC5", "#B0BEC5", "#B0BEC5", "#B0BEC5", "#B0BEC5", "#B0BEC5", "#B0BEC5", "#B0BEC5", "red", "#B0BEC5", "#B0BEC5", "#B0BEC5", "#B0BEC5", "#B0BEC5", "#B0BEC5", "#B0BEC5", "#B0BEC5"]]}], "label": "Topic 41", "method": "update"}, {"args": [{"marker.color": [["#B0BEC5", "#B0BEC5", "#B0BEC5", "#B0BEC5", "#B0BEC5", "#B0BEC5", "#B0BEC5", "#B0BEC5", "#B0BEC5", "#B0BEC5", "#B0BEC5", "#B0BEC5", "#B0BEC5", "#B0BEC5", "#B0BEC5", "#B0BEC5", "#B0BEC5", "#B0BEC5", "#B0BEC5", "#B0BEC5", "#B0BEC5", "#B0BEC5", "#B0BEC5", "#B0BEC5", "#B0BEC5", "#B0BEC5", "#B0BEC5", "#B0BEC5", "#B0BEC5", "#B0BEC5", "#B0BEC5", "#B0BEC5", "#B0BEC5", "#B0BEC5", "#B0BEC5", "#B0BEC5", "#B0BEC5", "#B0BEC5", "#B0BEC5", "#B0BEC5", "#B0BEC5", "#B0BEC5", "red", "#B0BEC5", "#B0BEC5", "#B0BEC5", "#B0BEC5", "#B0BEC5", "#B0BEC5", "#B0BEC5"]]}], "label": "Topic 42", "method": "update"}, {"args": [{"marker.color": [["#B0BEC5", "#B0BEC5", "#B0BEC5", "#B0BEC5", "#B0BEC5", "#B0BEC5", "#B0BEC5", "#B0BEC5", "#B0BEC5", "#B0BEC5", "#B0BEC5", "#B0BEC5", "#B0BEC5", "#B0BEC5", "#B0BEC5", "#B0BEC5", "#B0BEC5", "#B0BEC5", "#B0BEC5", "#B0BEC5", "#B0BEC5", "#B0BEC5", "#B0BEC5", "#B0BEC5", "#B0BEC5", "#B0BEC5", "#B0BEC5", "#B0BEC5", "#B0BEC5", "#B0BEC5", "#B0BEC5", "#B0BEC5", "#B0BEC5", "#B0BEC5", "#B0BEC5", "#B0BEC5", "#B0BEC5", "#B0BEC5", "#B0BEC5", "#B0BEC5", "#B0BEC5", "#B0BEC5", "#B0BEC5", "red", "#B0BEC5", "#B0BEC5", "#B0BEC5", "#B0BEC5", "#B0BEC5", "#B0BEC5"]]}], "label": "Topic 43", "method": "update"}, {"args": [{"marker.color": [["#B0BEC5", "#B0BEC5", "#B0BEC5", "#B0BEC5", "#B0BEC5", "#B0BEC5", "#B0BEC5", "#B0BEC5", "#B0BEC5", "#B0BEC5", "#B0BEC5", "#B0BEC5", "#B0BEC5", "#B0BEC5", "#B0BEC5", "#B0BEC5", "#B0BEC5", "#B0BEC5", "#B0BEC5", "#B0BEC5", "#B0BEC5", "#B0BEC5", "#B0BEC5", "#B0BEC5", "#B0BEC5", "#B0BEC5", "#B0BEC5", "#B0BEC5", "#B0BEC5", "#B0BEC5", "#B0BEC5", "#B0BEC5", "#B0BEC5", "#B0BEC5", "#B0BEC5", "#B0BEC5", "#B0BEC5", "#B0BEC5", "#B0BEC5", "#B0BEC5", "#B0BEC5", "#B0BEC5", "#B0BEC5", "#B0BEC5", "red", "#B0BEC5", "#B0BEC5", "#B0BEC5", "#B0BEC5", "#B0BEC5"]]}], "label": "Topic 44", "method": "update"}, {"args": [{"marker.color": [["#B0BEC5", "#B0BEC5", "#B0BEC5", "#B0BEC5", "#B0BEC5", "#B0BEC5", "#B0BEC5", "#B0BEC5", "#B0BEC5", "#B0BEC5", "#B0BEC5", "#B0BEC5", "#B0BEC5", "#B0BEC5", "#B0BEC5", "#B0BEC5", "#B0BEC5", "#B0BEC5", "#B0BEC5", "#B0BEC5", "#B0BEC5", "#B0BEC5", "#B0BEC5", "#B0BEC5", "#B0BEC5", "#B0BEC5", "#B0BEC5", "#B0BEC5", "#B0BEC5", "#B0BEC5", "#B0BEC5", "#B0BEC5", "#B0BEC5", "#B0BEC5", "#B0BEC5", "#B0BEC5", "#B0BEC5", "#B0BEC5", "#B0BEC5", "#B0BEC5", "#B0BEC5", "#B0BEC5", "#B0BEC5", "#B0BEC5", "#B0BEC5", "red", "#B0BEC5", "#B0BEC5", "#B0BEC5", "#B0BEC5"]]}], "label": "Topic 45", "method": "update"}, {"args": [{"marker.color": [["#B0BEC5", "#B0BEC5", "#B0BEC5", "#B0BEC5", "#B0BEC5", "#B0BEC5", "#B0BEC5", "#B0BEC5", "#B0BEC5", "#B0BEC5", "#B0BEC5", "#B0BEC5", "#B0BEC5", "#B0BEC5", "#B0BEC5", "#B0BEC5", "#B0BEC5", "#B0BEC5", "#B0BEC5", "#B0BEC5", "#B0BEC5", "#B0BEC5", "#B0BEC5", "#B0BEC5", "#B0BEC5", "#B0BEC5", "#B0BEC5", "#B0BEC5", "#B0BEC5", "#B0BEC5", "#B0BEC5", "#B0BEC5", "#B0BEC5", "#B0BEC5", "#B0BEC5", "#B0BEC5", "#B0BEC5", "#B0BEC5", "#B0BEC5", "#B0BEC5", "#B0BEC5", "#B0BEC5", "#B0BEC5", "#B0BEC5", "#B0BEC5", "#B0BEC5", "red", "#B0BEC5", "#B0BEC5", "#B0BEC5"]]}], "label": "Topic 46", "method": "update"}, {"args": [{"marker.color": [["#B0BEC5", "#B0BEC5", "#B0BEC5", "#B0BEC5", "#B0BEC5", "#B0BEC5", "#B0BEC5", "#B0BEC5", "#B0BEC5", "#B0BEC5", "#B0BEC5", "#B0BEC5", "#B0BEC5", "#B0BEC5", "#B0BEC5", "#B0BEC5", "#B0BEC5", "#B0BEC5", "#B0BEC5", "#B0BEC5", "#B0BEC5", "#B0BEC5", "#B0BEC5", "#B0BEC5", "#B0BEC5", "#B0BEC5", "#B0BEC5", "#B0BEC5", "#B0BEC5", "#B0BEC5", "#B0BEC5", "#B0BEC5", "#B0BEC5", "#B0BEC5", "#B0BEC5", "#B0BEC5", "#B0BEC5", "#B0BEC5", "#B0BEC5", "#B0BEC5", "#B0BEC5", "#B0BEC5", "#B0BEC5", "#B0BEC5", "#B0BEC5", "#B0BEC5", "#B0BEC5", "red", "#B0BEC5", "#B0BEC5"]]}], "label": "Topic 47", "method": "update"}, {"args": [{"marker.color": [["#B0BEC5", "#B0BEC5", "#B0BEC5", "#B0BEC5", "#B0BEC5", "#B0BEC5", "#B0BEC5", "#B0BEC5", "#B0BEC5", "#B0BEC5", "#B0BEC5", "#B0BEC5", "#B0BEC5", "#B0BEC5", "#B0BEC5", "#B0BEC5", "#B0BEC5", "#B0BEC5", "#B0BEC5", "#B0BEC5", "#B0BEC5", "#B0BEC5", "#B0BEC5", "#B0BEC5", "#B0BEC5", "#B0BEC5", "#B0BEC5", "#B0BEC5", "#B0BEC5", "#B0BEC5", "#B0BEC5", "#B0BEC5", "#B0BEC5", "#B0BEC5", "#B0BEC5", "#B0BEC5", "#B0BEC5", "#B0BEC5", "#B0BEC5", "#B0BEC5", "#B0BEC5", "#B0BEC5", "#B0BEC5", "#B0BEC5", "#B0BEC5", "#B0BEC5", "#B0BEC5", "#B0BEC5", "red", "#B0BEC5"]]}], "label": "Topic 48", "method": "update"}, {"args": [{"marker.color": [["#B0BEC5", "#B0BEC5", "#B0BEC5", "#B0BEC5", "#B0BEC5", "#B0BEC5", "#B0BEC5", "#B0BEC5", "#B0BEC5", "#B0BEC5", "#B0BEC5", "#B0BEC5", "#B0BEC5", "#B0BEC5", "#B0BEC5", "#B0BEC5", "#B0BEC5", "#B0BEC5", "#B0BEC5", "#B0BEC5", "#B0BEC5", "#B0BEC5", "#B0BEC5", "#B0BEC5", "#B0BEC5", "#B0BEC5", "#B0BEC5", "#B0BEC5", "#B0BEC5", "#B0BEC5", "#B0BEC5", "#B0BEC5", "#B0BEC5", "#B0BEC5", "#B0BEC5", "#B0BEC5", "#B0BEC5", "#B0BEC5", "#B0BEC5", "#B0BEC5", "#B0BEC5", "#B0BEC5", "#B0BEC5", "#B0BEC5", "#B0BEC5", "#B0BEC5", "#B0BEC5", "#B0BEC5", "#B0BEC5", "red"]]}], "label": "Topic 49", "method": "update"}]}], "title": {"font": {"color": "Black", "size": 22}, "text": "<b>Intertopic Distance Map</b>", "x": 0.5, "xanchor": "center", "y": 0.95, "yanchor": "top"}, "width": 650, "xaxis": {"anchor": "y", "domain": [0, 1], "range": [-14.91, 26.56], "title": {"text": ""}, "visible": false}, "yaxis": {"anchor": "x", "domain": [0, 1], "range": [-10.8, 16.65], "title": {"text": ""}, "visible": false}}}
